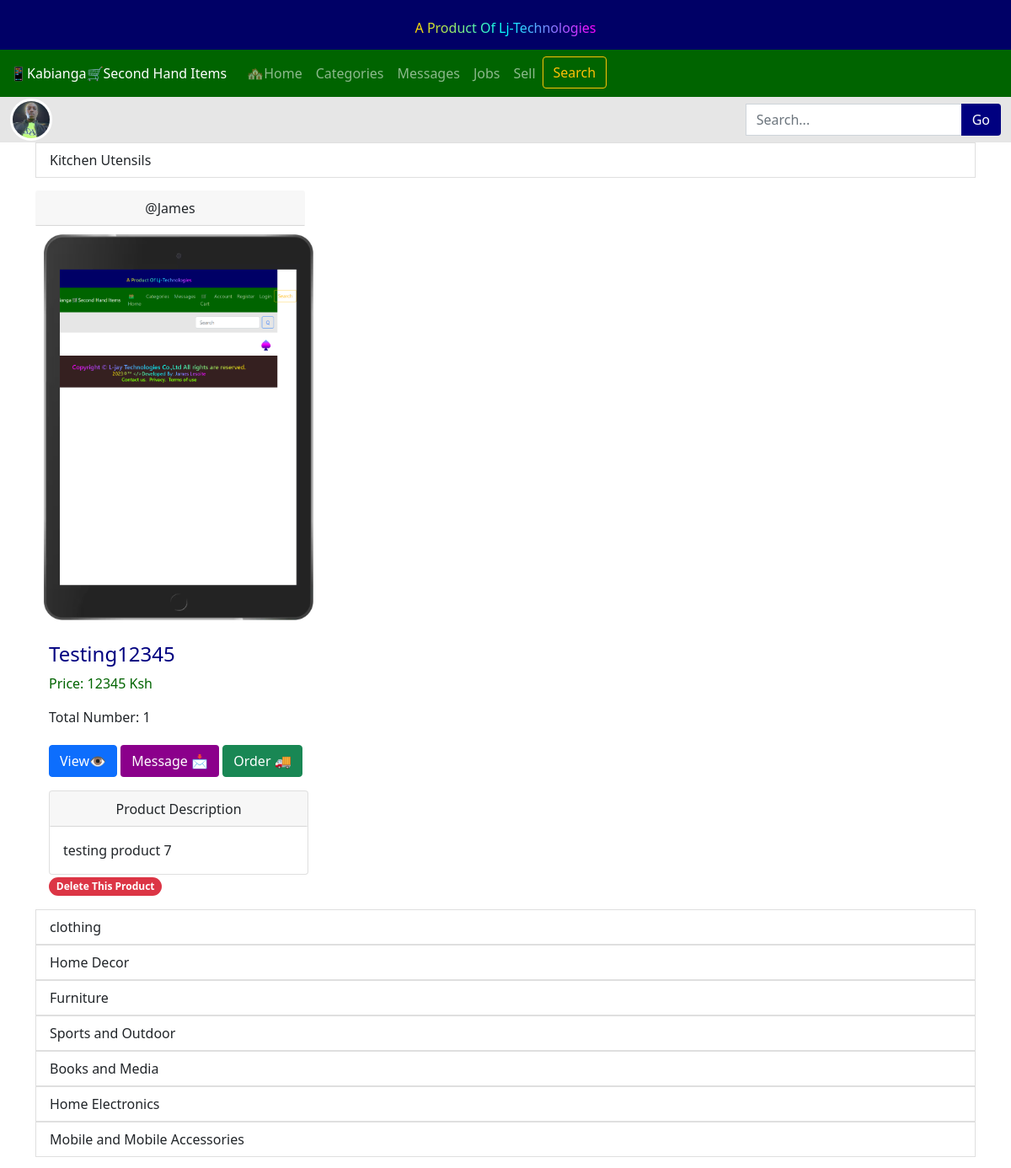
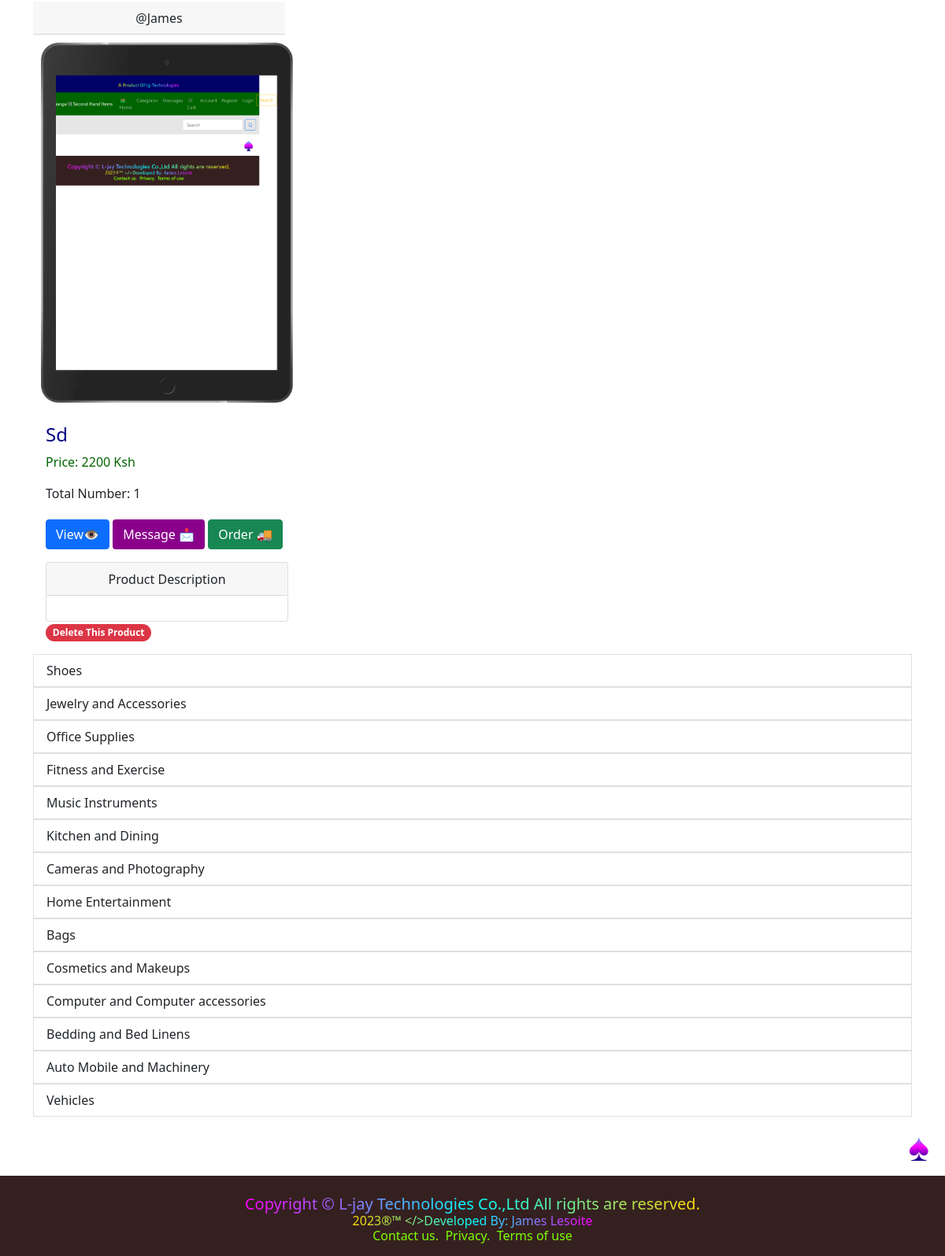
The app's page / (signed in) with its own data (2 pictures, top to bottom).
### shop/models.py (models this page shows, shortened)
class Category(models.Model):
	ProductCategory = models.CharField(max_length=100,null=True,blank=True,
	)

class Product(models.Model):
    ProductCategory = models.ForeignKey(Category, max_length=100,
                    null=True,blank=True,
                    related_name="category",
                    on_delete=models.CASCADE
    )
    Owner = models.ForeignKey(User, blank=False, null=True, on_delete=models.CASCADE)
    ProductName = models.CharField(max_length=100,null=True,blank=True)
    ProductImage = models.ImageField( upload_to='images/',null=True,blank=True )
    ProductPrice = models.IntegerField()
    ProductDescription = models.TextField(max_length=1000,null=True,blank=True)
    ProductQuantity = models.IntegerField(null=True,blank=True,default=1)
    ProductLocation = models.CharField(max_length=100,blank=True,null=True)
    ProductDate = models.DateTimeField(auto_now_add=True)
    ProductStatus = models.BooleanField(default=True)

### shop/views.py (the view)
# urls.py: 2. Add a URL to urlpatterns:  path('', views.home, name='home')
def home(request):
    deleteOld()
    user = request.user
    if user.is_authenticated:
        categories = Category.objects.all()
        products = Product.objects.all()
        context = {
            'categories':categories,
            'products':products
        }
        return render(request, 'home.html',context)
    else:
        return redirect('login')

### shop/views.py (called while the page is built, shortened)
def deleteOld():
    tendaysold = datetime.now() - timedelta(days=10)
    oldmsg = datetime.now() - timedelta(days=3)
    products_2_delete = Product.objects.filter(ProductDate = tendaysold)
    jobs_2_delete = job.objects.filter(DatePosted = tendaysold)
    deleteoldmsg = Message.objects.filter(Timesent = oldmsg)
    for jobdel in jobs_2_delete:
        jobdel.delete()
    for msg in deleteoldmsg:
        msg.delete()
    print('deleted old products , job adverts and messages now')
    print(str(oldmsg)+ " oldmsg")
    print(str(tendaysold)+" tendaysold")

### shop/templates/home.html (shortened to what this page needs)
{% extends 'base.html' %}
{% load static %}
{% block content %}
    <div class="container">
        {% for group in categories %}
            <a href="{% url 'show_category' group.id %}" class="list-group-item list-group-item-action">{{group.ProductCategory}}</a>
            <div style="display: flex;flex-direction: row;flex-wrap: wrap;">
                {% for product in products %}
                    {% if group == product.ProductCategory %}
                    <div class="card" style="max-width:360px;border: none; margin-top: 15px;">
                        <a  href="{%url 'user_product' product.Owner.id %}" class="btn card-header" style="max-width: 320px;">@{{product.Owner|title}}</a>
                        {% if product.ProductImage %}
                            <img class="card-img-top" src="{{product.ProductImage.url}}" alt="{{product.ProductImage.url}}" style="margin: 10px; max-width: 320px;">
                        {% else %}
                            <img class="card-img-top" src="{%static 'icon/james.jpg' %}" alt="" style="max-width: 320px;">
                        {% endif %}
                        <div class="card-body">
                            <h4 class="card-title" style="color: navy;">{{product.ProductName|title}}</h4>
                            <p class="card-text" style="color: darkgreen;">Price: {{ product.ProductPrice }}&nbsp;Ksh</p>
                            <p class="card-text">Total Number: {{ product.ProductQuantity }}</p>
                            <a href="{% url 'show_product' product.id %}" class="btn btn-primary" style="margin-top: 5px;">
                                View👁️
                            </a>
                            <a href="{% url 'send_message' product.Owner.id %}" class="btn " style="margin-top: 5px; background-color: darkmagenta;color: white;">Message 📩</a>
                            <a href="#" class="btn btn-success" style="margin-top: 5px;">Order 🚚</a>
                            <div class="card" style="max-width: 320px;">
                                <a class="btn card-header" data-bs-toggle="collapse" href="#{{product.ProductName}}">
                                    Product Description
                                </a>
                                <div id="{{product.ProductName}}" class="collapse show" data-bs-parent="#accordion">
                                <div class="card-body">
                                    {{ product.ProductDescription }}
                                </div>
                                </div>
                            </div>
                            {% if product.Owner == request.user %}
                                <a href="{% url 'deleteproduct' product.id%}" class="btn badge rounded-pill bg-danger">Delete This Product</a>
                            {% endif %}
                        </div>
                    </div>
                    {% endif %}
                {% endfor %}
            </div>
        {% endfor %}
    </div>
{% endblock %}

### shop/templates/base.html (shortened to what this page needs)
<!DOCTYPE html>
<html lang="en">
    <head>
        {% load static %}
        <link rel="stylesheet" href="{%static '/bootstrap.min.css' %}">
        <link rel="stylesheet" href="../static/style.css">
    </head>
    <body>
        {% include 'navbar.html' %}
          {% block content %}
          {% endblock %}
        <div class="d-flex justify-content-end">
            <a href="#top" style="background: linear-gradient(gold,cyan,magenta,navy,darkmagenta);
            -webkit-background-clip: text;
            -webkit-text-fill-color: transparent; font-size: 50px; margin-right: 20px;">
              &spades;
            </a>
          </div>
        {% include 'footer.html' %}
    </body>
</html>

### shop/templates/navbar.html (shortened to what this page needs)
{% load static %}
<nav class="navbar navbar-expand-sm  navbar-dark " style="background-color: rgb(0, 0, 102);">
    <div class="container-fluid mt-3" style="
    display: flex;
    justify-content: center;
    place-items: center;">
        <h3 style="
        background: linear-gradient(90deg,gold,cyan,magenta);
        -webkit-background-clip: text;
        -webkit-text-fill-color: transparent;
        display: flex;
        justify-content: center;
        place-items: center;font-size:16px;">A Product Of Lj-Technologies</h3>
    </div>
  </nav>
    <nav class="navbar navbar-expand-sm navbar-dark" style="background-color:darkgreen;">
        <div class="container-fluid">
            <a class="navbar-brand" style="font-size:16px;" id="top" href="#">📱Kabianga🛒Second Hand Items</a>
            <div class="collapse navbar-collapse" id="collapsibleNavbar">
                <ul class="navbar-nav">
                    <li class="nav-item">
                        <a class="nav-link" href="{%url 'home'%}">🏘Home</a>
                    </li>
                    <li class="nav-item">
                        <a class="nav-link" href="{%url 'categories' %}">Categories</a>
                    </li>
                    <li class="nav-item">
                        <a class="nav-link" href="{%url 'user_messages' %}">Messages</a>
                    </li>
                    <li class="nav-item">
                        <a class="nav-link" href="{%url 'jobs'  %}">Jobs</a>
                    </li>
                    {% if request.user.is_authenticated %}
                    <li class="nav-item">
                        <a class="nav-link" href="{% url 'sell' %}" >Sell</a>
                    </li>
                    {% endif %}
                    <li class="nav-item">
                        <a class=" btn btn-outline-warning" href="{%url 'search'  %}">Search</a>
                    </li>
                </ul>
            </div>
        </div>
    </nav>
    <nav class="navbar navbar-expand-sm" style="background-color:rgb(230, 230, 230);padding: 2px 0%; display:flex;flex-direction:row;flex-wrap:nowrap;">
        <div class="container-fluid">
            <a class="navbar-brand" style="margin:0%;padding:0%"  href="#" data-bs-target="#demo-end" href="#" role="button" data-bs-toggle="offcanvas" >
                <img src="{% static '/icon/james.jpg' %}" alt="Avatar Logo" style="width:50px;border:3px solid white;" class="rounded-pill">
            </a>
            <div>
                <form  class="d-flex input-group" style="max-width:400px">
                        <input type="text" class="form-control" placeholder="Search..." name="search" required>
                        <input  type="button" class="btn" style="background-color:navy;color:white;" value="Go">
                </form>
            </div>
        </div>
    </nav>

### shop/templates/footer.html
<nav class="navbar navbar-expand-sm  navbar-dark " style="background-color: rgb(53, 32, 32);">
    <div class="container-fluid mt-3" style="
    display: flex;
    flex-direction: column;
    justify-content: center;
    place-items: center;">
        <h5 style="
        background: linear-gradient(90deg,magenta,cyan,gold);
        -webkit-background-clip: text;
        -webkit-text-fill-color: transparent;
        display: flex;
        justify-content: center;
        place-items: center; margin: 0%; padding: 0%;">Copyright &copy; L-jay Technologies Co.,Ltd All rights are reserved.</h5>
        <h6 style="
        background: linear-gradient(90deg,gold,cyan,magenta);
        -webkit-background-clip: text;
        -webkit-text-fill-color: transparent;
        display: flex;
        justify-content: center;
        place-items: center; margin: 0%; padding: 0%;">2023&reg;&trade; &lt;/&gt;Developed By: James Lesoite</h6>
        <small style="color: chartreuse;"><h6>Contact us.&nbsp; Privacy.&nbsp; Terms of use </h6></small>
    </div>
  </nav>

### records on screen
Category: ProductCategory "Kitchen Utensils"
Product: Owner "James", ProductImage (picture), ProductName "Testing12345", ProductPrice "12345", ProductQuantity "1", ProductDescription "testing product 7", shows "Delete This Product"
Category: ProductCategory "clothing"
Category: ProductCategory "Home Decor"
Category: ProductCategory "Furniture"
Category: ProductCategory "Sports and Outdoor"
Category: ProductCategory "Books and Media"
Category: ProductCategory "Home Electronics"
Category: ProductCategory "Mobile and Mobile Accessories"
Product: Owner "James", ProductImage (picture), ProductName "Sd", ProductPrice "2200", ProductQuantity "1", shows "Delete This Product"
Category: ProductCategory "Shoes"
Category: ProductCategory "Jewelry and Accessories"
Category: ProductCategory "Office Supplies"
Category: ProductCategory "Fitness and Exercise"
Category: ProductCategory "Music Instruments"
Category: ProductCategory "Kitchen and Dining"
Category: ProductCategory "Cameras and Photography"
Category: ProductCategory "Home Entertainment"
Category: ProductCategory "Bags"
Category: ProductCategory "Cosmetics and Makeups"
Category: ProductCategory "Computer and Computer accessories"
Category: ProductCategory "Bedding and Bed Linens"
Category: ProductCategory "Auto Mobile and Machinery"
Category: ProductCategory "Vehicles"
